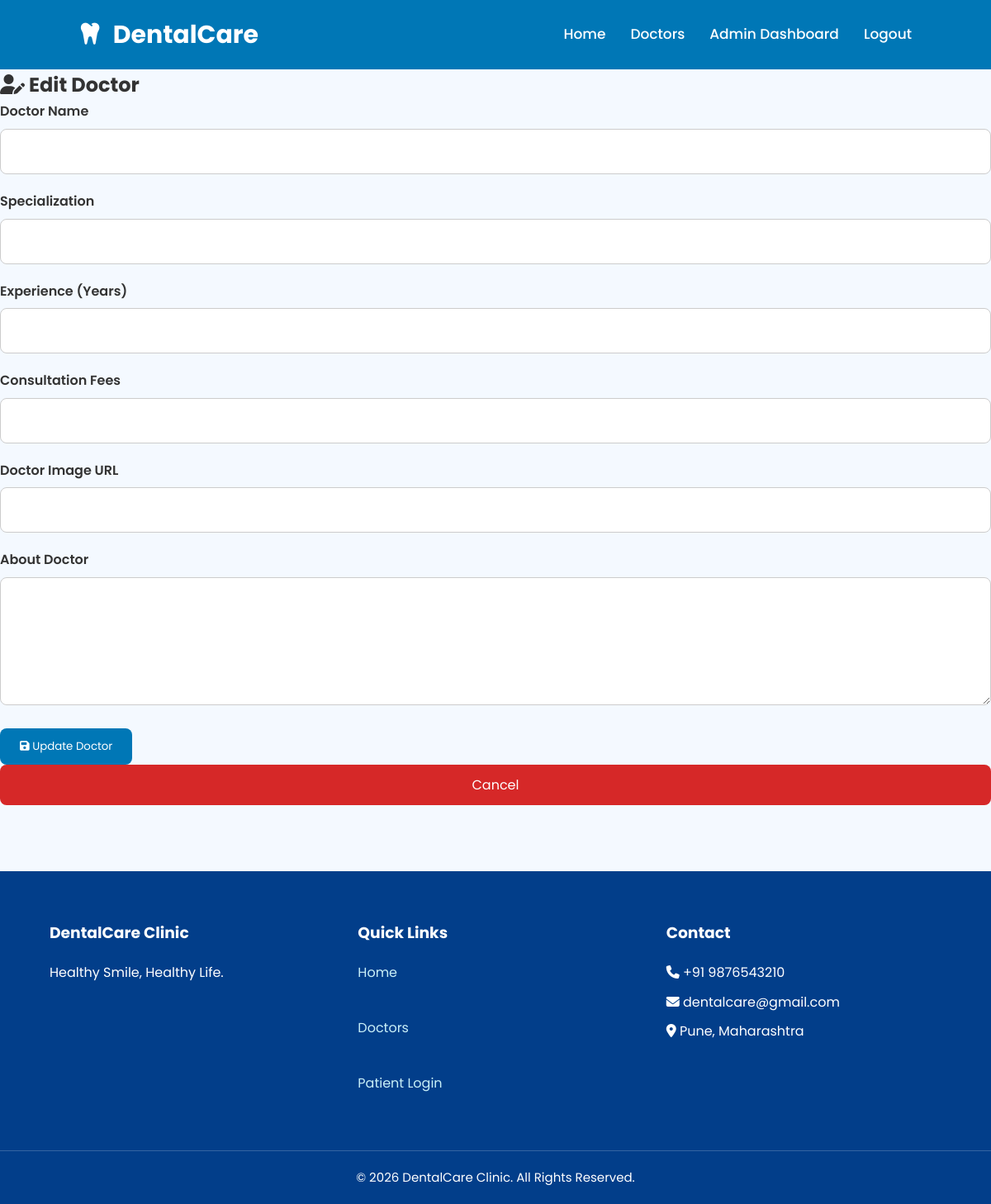
Page /admin/edit-doctor/5 (signed in) on the earlier database version.
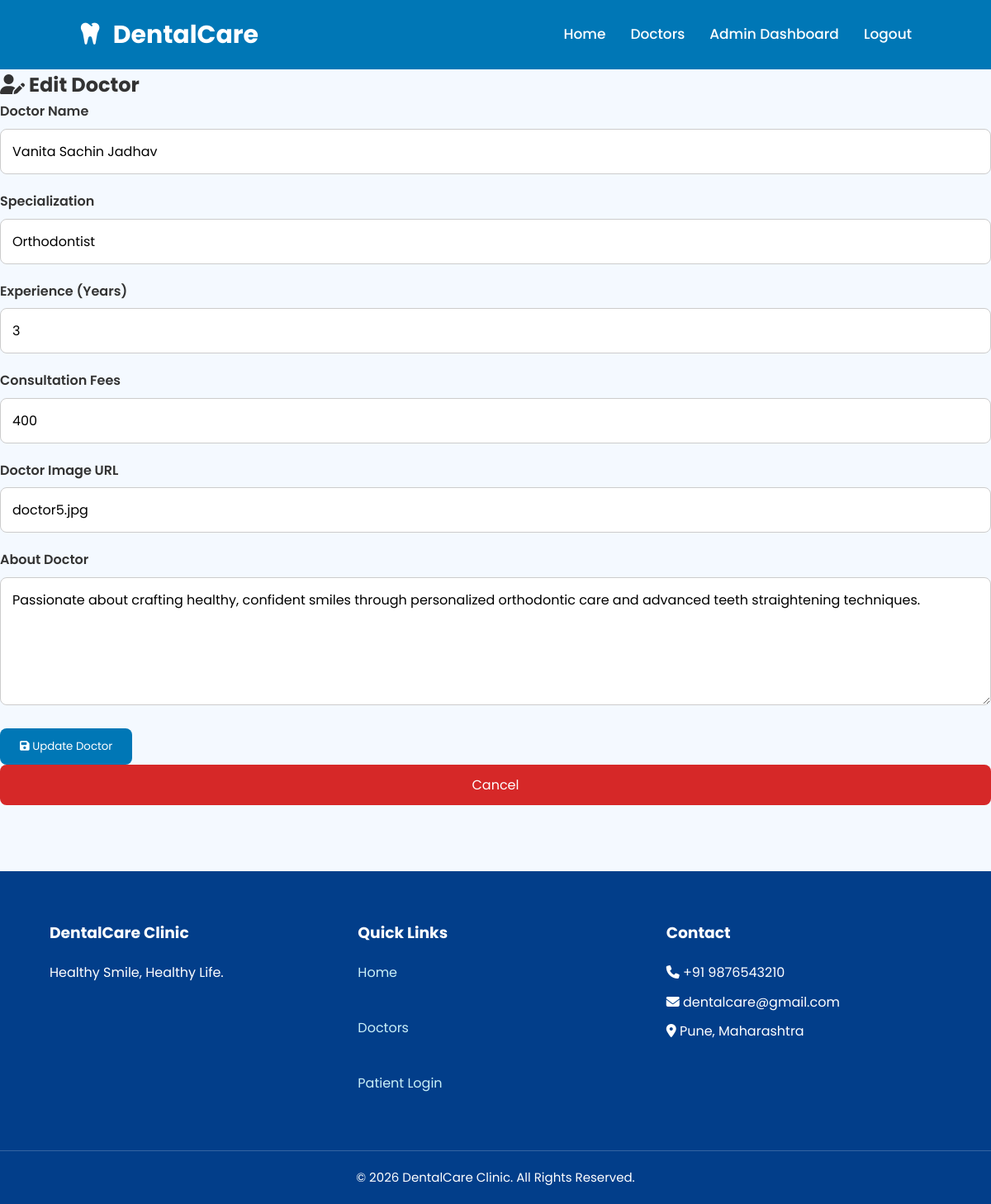
Same page on the later database version.
### tables this page shows
CREATE TABLE doctors(
        id INTEGER PRIMARY KEY AUTOINCREMENT,
        name TEXT NOT NULL,
        specialization TEXT NOT NULL,
        experience INTEGER,
        fees INTEGER,
        image TEXT,
        about TEXT
    );

### app.py (the view, shortened to what this page needs)
@app.route("/admin/edit-doctor/<int:id>", methods=["GET", "POST"])
def edit_doctor(id):
    if "admin" not in session:
        return redirect(url_for("admin"))
    conn = get_db_connection()
    doctor = conn.execute(
        "SELECT * FROM doctors WHERE id=?",
        (id,)
    ).fetchone()
    conn.close()
    return render_template(
        "edit_doctor.html",
        doctor=doctor
    )

### database.py (called while the page is built)
def get_db_connection():
    conn = sqlite3.connect(DATABASE)
    conn.row_factory = sqlite3.Row
    return conn

### templates/edit_doctor.html (shortened to what this page needs)
{% extends "layout.html" %}
{% block content %}
<div class="form-container">
    <h2>
        <i class="fa-solid fa-user-pen"></i>
        Edit Doctor
    </h2>
    <form method="POST">
        <div class="form-group">
            <label>Doctor Name</label>
            <input
                type="text"
                name="name"
                value="{{ doctor['name'] }}"
                required
            >
        </div>
        <div class="form-group">
            <label>Specialization</label>
            <input
                type="text"
                name="specialization"
                value="{{ doctor['specialization'] }}"
                required
            >
        </div>
        <div class="form-group">
            <label>Experience (Years)</label>
            <input
                type="number"
                name="experience"
                value="{{ doctor['experience'] }}"
                min="0"
                required
            >
        </div>
        <div class="form-group">
            <label>Consultation Fees</label>
            <input
                type="number"
                name="fees"
                value="{{ doctor['fees'] }}"
                min="0"
                required
            >
        </div>
        <div class="form-group">
            <label>Doctor Image URL</label>
            <input
                type="text"
                name="image"
                value="{{ doctor['image'] }}"
                required
            >
        </div>
        <div class="form-group">
            <label>About Doctor</label>
            <textarea
                name="about"
                rows="5"
                required
            >{{ doctor['about'] }}</textarea>
        </div>
        <div class="form-buttons">
            <button type="submit" class="btn">
                <i class="fa-solid fa-floppy-disk"></i>
                Update Doctor
            </button>
            <a href="{{ url_for('admin_dashboard') }}" class="btn btn-danger">
                Cancel
            </a>
        </div>
    </form>
</div>
{% endblock %}

Differences in the rows shown:
added doctors: name "Vanita Sachin Jadhav", specialization "Orthodontist", experience "3", fees "400", image "doctor5.jpg", about "Passionate about crafting healthy, confident smiles through personalized orthodontic care and advanced teeth straightening techniques."
